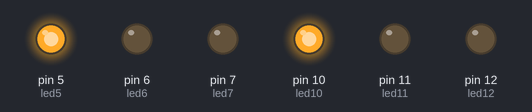
Recording of a sketch running on a simulated Arduino Uno, built with avr-gcc and run on an emulated ATmega328P. Shown: output pins drawn as LEDs (lit = HIGH).

Above: at 0.5 s.
At 3.0 s:
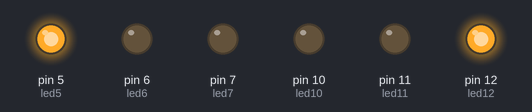
At 5.5 s:
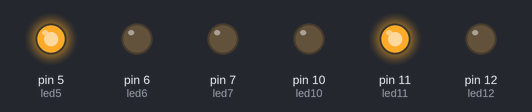
At 9.0 s:
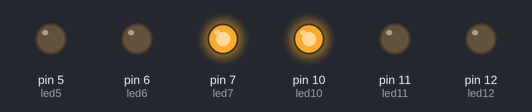
At 11.5 s:
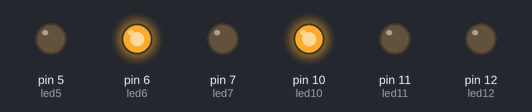
Timing chart, 0 to 16.9 s (numbered marks = the images above):
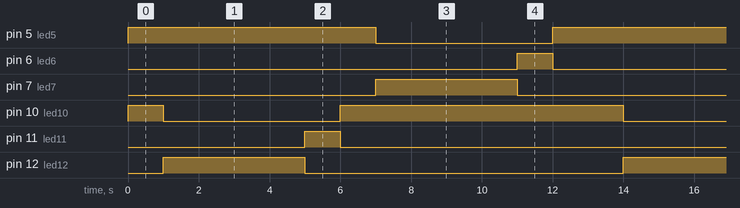

Measured:
- by itself, pin 5 (led5): alternates HIGH for 8.0 s and LOW for 5.0 s
- by itself, pin 6 (led6), pin 11 (led11): alternates HIGH for 1.0 s and LOW for 12.0 s
- by itself, pin 7 (led7), pin 12 (led12): alternates HIGH for 4.0 s and LOW for 9.0 s
- by itself, pin 10 (led10): repeats every 13.0 s: LOW 5.0 s, HIGH 8.0 s

The sketch:

Programa_7.ino
```cpp
/*****************************************************************
**                                                              **
**                        Títol:                                **
**                 Cruïlla de semafors                          **
**                                                              **
** NOM:Martin Herranz Cruz                     Data:05/03/2018  **
*****************************************************************/
//****************************INCLUDE*****************************


//***************************VARIABLES****************************
const int led5=5;
const int led6=6;
const int led7=7;
const int led10=10;
const int led11=11;
const int led12=12;
signed long retard=1000;
//*****************************SETUP******************************

void setup() {                 //Configura el final de salida


}

//******************************LOOP******************************

void loop() {                 //Inicia el bucle del programa
pinMode(led5,OUTPUT);
    pinMode(led6,OUTPUT);
    pinMode(led7,OUTPUT);
    pinMode(led10,OUTPUT);
    pinMode(led11,OUTPUT);
    pinMode(led12,OUTPUT);

    digitalWrite(led5,HIGH);
    digitalWrite(led10,HIGH);
      delay(retard);
    digitalWrite(led5,HIGH);
    digitalWrite(led10,LOW);
    digitalWrite(led12,HIGH);
      delay(4*retard);
    digitalWrite(led5,HIGH);
    digitalWrite(led12,LOW);
    digitalWrite(led11,HIGH);
      delay(retard);
    digitalWrite(led5,HIGH);
    digitalWrite(led10,HIGH);
    digitalWrite(led11,LOW);
      delay(retard);
    digitalWrite(led5,LOW);
    digitalWrite(led7,HIGH);
      delay(4*retard);
    digitalWrite(led6,HIGH);
    digitalWrite(led7,LOW);
      delay(retard);
    digitalWrite(led6,LOW);
    digitalWrite(led5,HIGH);
      delay(retard);

}

//****************************FUNCIONS****************************
```
